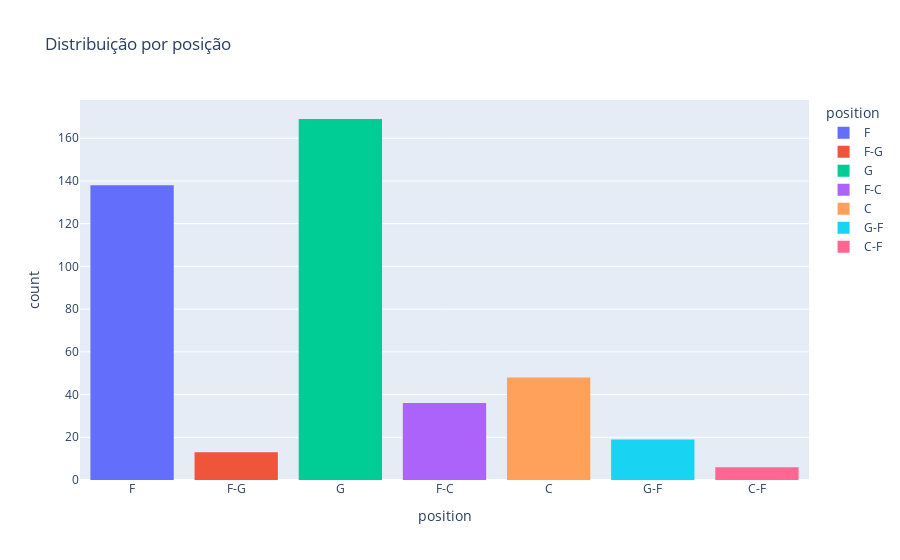

Here is the notebook cell this chart was saved with:
### Markdown cell above
## Nota-se que a maioria dos jogadores teve educacao tradicional

### Code cell
#por posicao
positions = csv.loc[:,["position"]]
hist = px.histogram(positions, x = "position", title = "Distribuição por posição", color = "position")
hist.show()

### Figure 1 — Plotly figure (JSON) as saved in the notebook; plotly's stock layout.template omitted (floating-point values rounded to 4 significant figures; data arrays with more than 128 entries replaced by an {"elided": "..."} marker saying what was removed)
{"data": [{"alignmentgroup": "True", "bingroup": "x", "hovertemplate": "position=%{x}<br>count=%{y}<extra></extra>", "legendgroup": "F", "marker": {"color": "#636efa", "pattern": {"shape": ""}}, "name": "F", "offsetgroup": "F", "orientation": "v", "showlegend": true, "type": "histogram", "x": {"elided": "138 str values"}, "xaxis": "x", "yaxis": "y"}, {"alignmentgroup": "True", "bingroup": "x", "hovertemplate": "position=%{x}<br>count=%{y}<extra></extra>", "legendgroup": "F-G", "marker": {"color": "#EF553B", "pattern": {"shape": ""}}, "name": "F-G", "offsetgroup": "F-G", "orientation": "v", "showlegend": true, "type": "histogram", "x": ["F-G", "F-G", "F-G", "F-G", "F-G", "F-G", "F-G", "F-G", "F-G", "F-G", "F-G", "F-G", "F-G"], "xaxis": "x", "yaxis": "y"}, {"alignmentgroup": "True", "bingroup": "x", "hovertemplate": "position=%{x}<br>count=%{y}<extra></extra>", "legendgroup": "G", "marker": {"color": "#00cc96", "pattern": {"shape": ""}}, "name": "G", "offsetgroup": "G", "orientation": "v", "showlegend": true, "type": "histogram", "x": {"elided": "169 str values"}, "xaxis": "x", "yaxis": "y"}, {"alignmentgroup": "True", "bingroup": "x", "hovertemplate": "position=%{x}<br>count=%{y}<extra></extra>", "legendgroup": "F-C", "marker": {"color": "#ab63fa", "pattern": {"shape": ""}}, "name": "F-C", "offsetgroup": "F-C", "orientation": "v", "showlegend": true, "type": "histogram", "x": ["F-C", "F-C", "F-C", "F-C", "F-C", "F-C", "F-C", "F-C", "F-C", "F-C", "F-C", "F-C", "F-C", "F-C", "F-C", "F-C", "F-C", "F-C", "F-C", "F-C", "F-C", "F-C", "F-C", "F-C", "F-C", "F-C", "F-C", "F-C", "F-C", "F-C", "F-C", "F-C", "F-C", "F-C", "F-C", "F-C"], "xaxis": "x", "yaxis": "y"}, {"alignmentgroup": "True", "bingroup": "x", "hovertemplate": "position=%{x}<br>count=%{y}<extra></extra>", "legendgroup": "C", "marker": {"color": "#FFA15A", "pattern": {"shape": ""}}, "name": "C", "offsetgroup": "C", "orientation": "v", "showlegend": true, "type": "histogram", "x": ["C", "C", "C", "C", "C", "C", "C", "C", "C", "C", "C", "C", "C", "C", "C", "C", "C", "C", "C", "C", "C", "C", "C", "C", "C", "C", "C", "C", "C", "C", "C", "C", "C", "C", "C", "C", "C", "C", "C", "C", "C", "C", "C", "C", "C", "C", "C", "C"], "xaxis": "x", "yaxis": "y"}, {"alignmentgroup": "True", "bingroup": "x", "hovertemplate": "position=%{x}<br>count=%{y}<extra></extra>", "legendgroup": "G-F", "marker": {"color": "#19d3f3", "pattern": {"shape": ""}}, "name": "G-F", "offsetgroup": "G-F", "orientation": "v", "showlegend": true, "type": "histogram", "x": ["G-F", "G-F", "G-F", "G-F", "G-F", "G-F", "G-F", "G-F", "G-F", "G-F", "G-F", "G-F", "G-F", "G-F", "G-F", "G-F", "G-F", "G-F", "G-F"], "xaxis": "x", "yaxis": "y"}, {"alignmentgroup": "True", "bingroup": "x", "hovertemplate": "position=%{x}<br>count=%{y}<extra></extra>", "legendgroup": "C-F", "marker": {"color": "#FF6692", "pattern": {"shape": ""}}, "name": "C-F", "offsetgroup": "C-F", "orientation": "v", "showlegend": true, "type": "histogram", "x": ["C-F", "C-F", "C-F", "C-F", "C-F", "C-F"], "xaxis": "x", "yaxis": "y"}], "layout": {"barmode": "relative", "legend": {"title": {"text": "position"}, "tracegroupgap": 0}, "title": {"text": "Distribuição por posição"}, "xaxis": {"anchor": "y", "categoryarray": ["F", "F-G", "G", "F-C", "C", "G-F", "C-F"], "categoryorder": "array", "domain": [0, 1], "title": {"text": "position"}}, "yaxis": {"anchor": "x", "domain": [0, 1], "title": {"text": "count"}}}}
